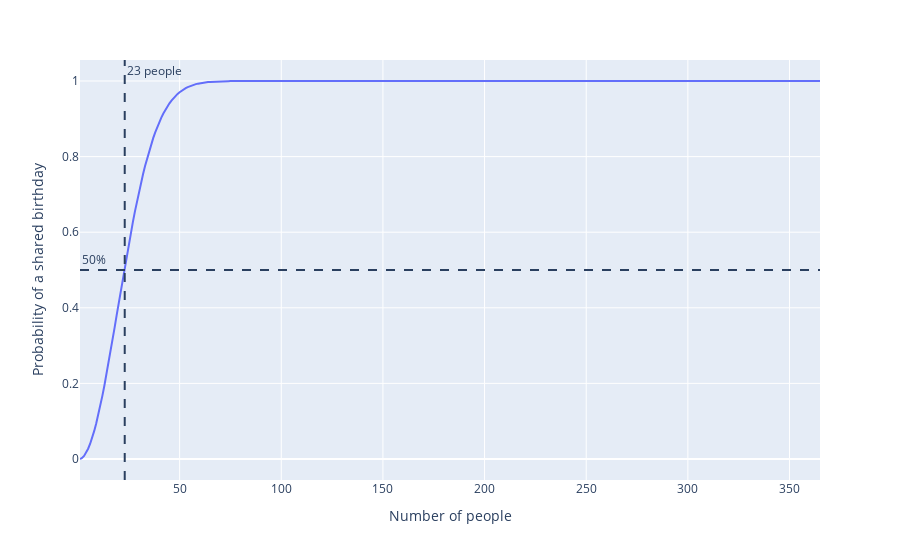

This figure's notebook cell:
### Code cell
fig = px.line(x=x, y=y, labels={'x':'Number of people', 'y':'Probability of a shared birthday'})
fig.add_hline(y=0.5, line_dash="dash", annotation_text="50%", annotation_position="top left")
fig.add_vline(x=aboveHalf, line_dash="dash", annotation_text="{} people".format(aboveHalf))
fig.show()

### Figure 1 — Plotly figure (JSON) as saved in the notebook; plotly's stock layout.template omitted (floating-point values rounded to 4 significant figures; data arrays with more than 128 entries replaced by an {"elided": "..."} marker saying what was removed)
{"data": [{"hovertemplate": "Number of people=%{x}<br>Probability of a shared birthday=%{y}<extra></extra>", "legendgroup": "", "line": {"color": "#636efa", "dash": "solid"}, "marker": {"symbol": "circle"}, "mode": "lines", "name": "", "orientation": "v", "showlegend": false, "type": "scatter", "x": {"elided": "365 int values"}, "xaxis": "x", "y": {"elided": "365 float values"}, "yaxis": "y"}], "layout": {"annotations": [{"showarrow": false, "text": "50%", "x": 0, "xanchor": "left", "xref": "x domain", "y": 0.5, "yanchor": "bottom", "yref": "y"}, {"showarrow": false, "text": "23 people", "x": 23, "xanchor": "left", "xref": "x", "y": 1, "yanchor": "top", "yref": "y domain"}], "legend": {"tracegroupgap": 0}, "margin": {"t": 60}, "shapes": [{"line": {"dash": "dash"}, "type": "line", "x0": 0, "x1": 1, "xref": "x domain", "y0": 0.5, "y1": 0.5, "yref": "y"}, {"line": {"dash": "dash"}, "type": "line", "x0": 23, "x1": 23, "xref": "x", "y0": 0, "y1": 1, "yref": "y domain"}], "xaxis": {"anchor": "y", "domain": [0, 1], "title": {"text": "Number of people"}}, "yaxis": {"anchor": "x", "domain": [0, 1], "title": {"text": "Probability of a shared birthday"}}}}
